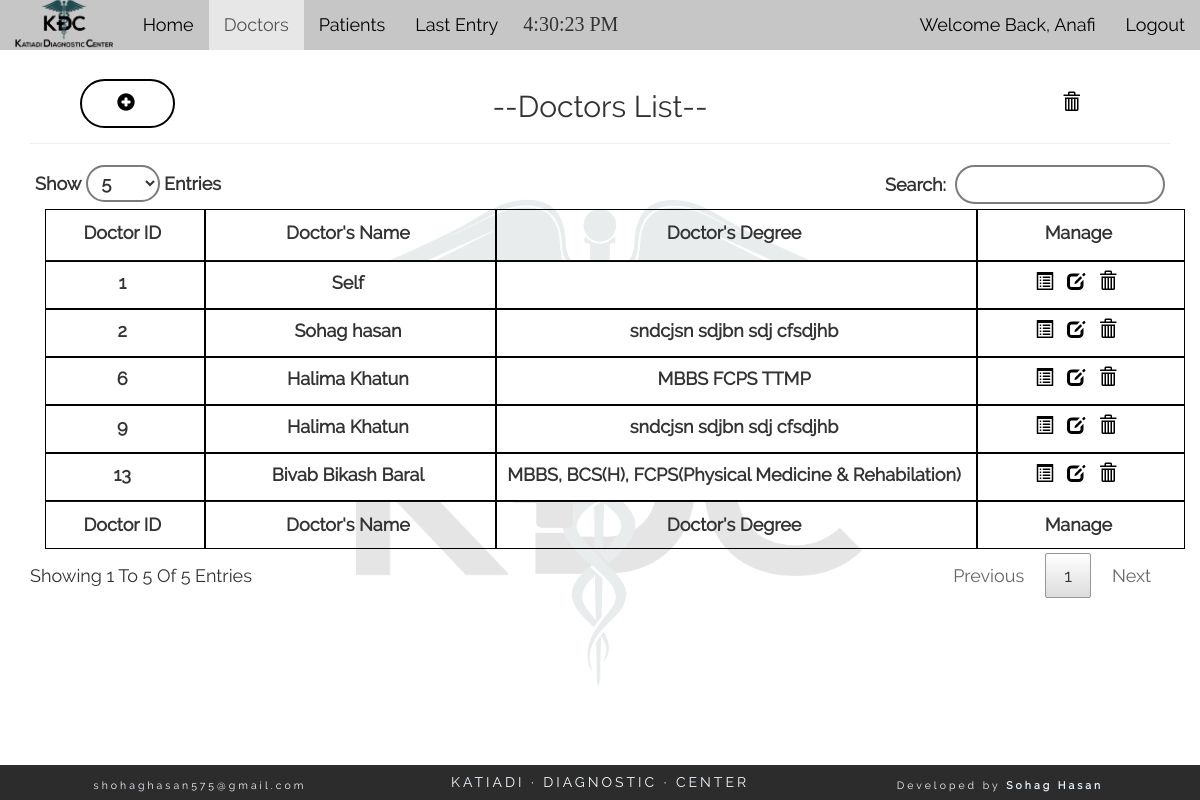
The page /view_doctor.php (signed in) on the database as committed earlier.
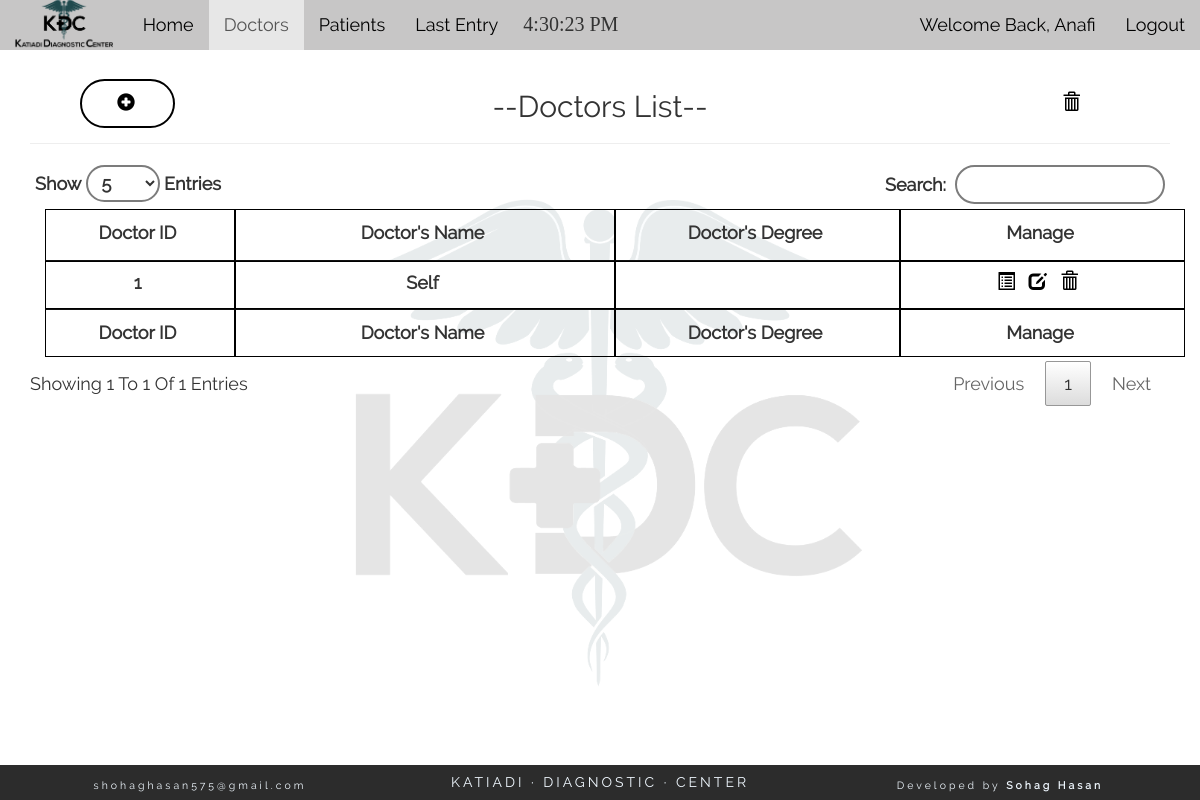
The same page on the database as committed later.
### tables this page shows
CREATE TABLE "doctor" (
	`doctor_id`	INTEGER NOT NULL PRIMARY KEY AUTOINCREMENT,
	`d_name`	varchar(200) NOT NULL,
	`age`	int(11) NOT NULL,
	`sex`	varchar(15) NOT NULL,
	`degree`	varchar(200) NOT NULL,
	`status`	int(1) NOT NULL
);

### view_doctor.php (the view, shortened to what this page needs)
<?php
	if(isset($_SESSION['username'])){
	require('config.php');
	$sel= "SELECT * FROM doctor WHERE doctor_id AND status='1'";
	$res= $db-> query($sel);
?>
<section class="container-fluid text-center">
	<div class="col-md-12"  style="position: relative;">
	<h2 class="title text-center">--Doctors List--</h2>
	<hr><div class="col-md-12">
			<a title="Trash" class="edit_button trash" href="doc_trash.php"><span class="glyphicon glyphicon-trash" aria-hidden="true"></span></a>
			<a title="New Doctor" class="back_button" href="new_doctor.php"><span class="glyphicon glyphicon-plus-sign" aria-hidden="true"></span></a>
		</div>
		<table id="datatable" class="container-fluid" cellspacing="0">
        <thead>
            <tr class="row">
                <th class="col-md-2 text-center textone b_1"><label for="">Doctor ID</label></th>
                <th class="col-md-4 text-center b_1"><label for="">Doctor's Name</label></th>
                <th class="col-md-3 text-center b_1"><label for="">Doctor's Degree</label></th>
                <th class="col-md-3 text-center b_1"><label for="">Manage</label></th>
            </tr>
        </thead>
		<tfoot>
            <tr class="row">
                <th class="col-md-2 text-center textone bb_1 b_1"><label for="">Doctor ID</label></th>
                <th class="col-md-4 text-center bb_1 b_1"><label for="">Doctor's Name</label></th>
                <th class="col-md-3 text-center bb_1 b_1"><label for="">Doctor's Degree</label></th>
                <th class="col-md-3 text-center bb_1 b_1"><label for="">Manage</label></th>
            </tr>
        </tfoot>
		<tbody>
		<?php while($data=$res-> fetchArray(SQLITE3_ASSOC)){ ?>
		<tr class="row hover">
                <td class="col-md-2 bb_1 b_1"><label for=""><?php echo $data['doctor_id']; ?></label></td>
                <td class="col-md-4 bb_1 textone b_1"><label for=""><?php echo $data['d_name']; ?></label></td>
                <td class="col-md-3 bb_1 textone b_1"><label for=""><?php echo $data['degree']; ?></label></td>
                <td class="col-md-3 bb_1 b_1"><label for="">
                	<a title="View Details" class="manag" href="doc_details.php?d=<?php echo $data['doctor_id']; ?>"><span id="detail" class="glyphicon glyphicon-list-alt" aria-hidden="true"></span></a>
                	<a title="Edit" class="manag<?php if($_SESSION['role']!=='boss'){echo(' btn hidden');} ?>" href="doc_edit.php?d=<?php echo $data['doctor_id']; ?>">
                		<span id="edit" class="glyphicon glyphicon-edit" aria-hidden="true"></span></a>
                	<a title="Delete" class="manag<?php if($_SESSION['role']!=='boss'){echo(' btn hidden');} ?>" href="delete_doc.php?d=<?php echo $data['doctor_id']; ?>">
                		<span id="delete" class="glyphicon glyphicon-trash" aria-hidden="true"></span>
                	</a>
                </label></td>
            </tr>
		 <?php } ?>
		 </tbody>
		</table>
			</div>
</section>
	<?php get_footer(); }else{
		header('location: login.php');
	}  ?>

Rows that differ between the two databases and show on the page:
removed doctor: doctor_id "2", d_name "Sohag hasan", degree "sndcjsn sdjbn sdj cfsdjhb"
removed doctor: doctor_id "6", d_name "Halima Khatun", degree "MBBS FCPS TTMP"
removed doctor: doctor_id "9", d_name "Halima Khatun", degree "sndcjsn sdjbn sdj cfsdjhb"
removed doctor: doctor_id "13", d_name "Bivab Bikash Baral", degree "MBBS, BCS(H), FCPS(Physical Medicine & Rehabilation)"
Other text that changed with them:
text written by a page script: "Show Entries Search: Showing 1 To 5 Of 5 Entries Previous 1 Next" → "Show Entries Search: Showing 1 To 1 Of 1 Entries Previous 1 Next"
